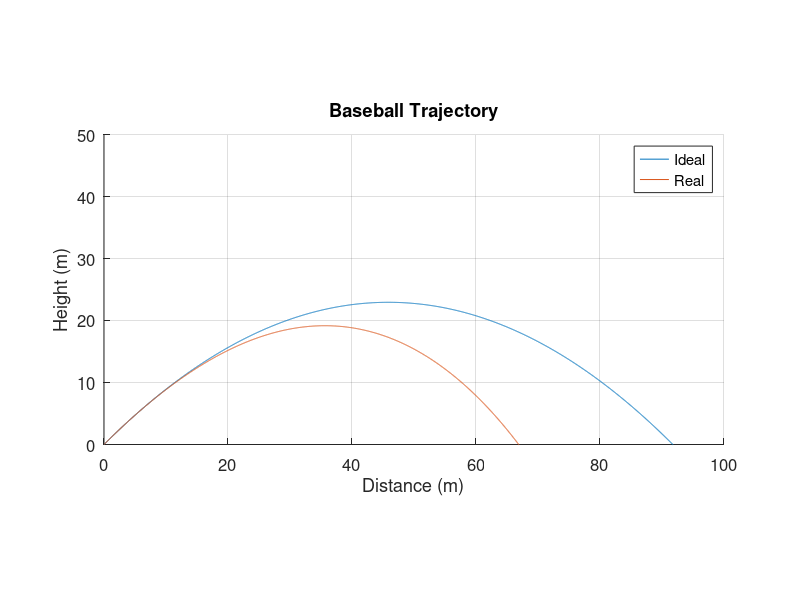
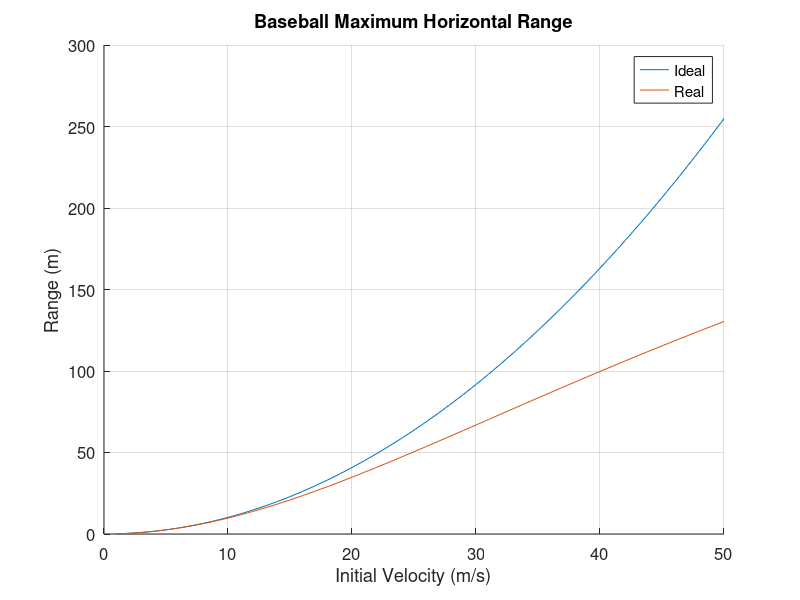

Recreate these plots in MATLAB, in order.
clear
close all

dt = 0.001;
t_f = 5;
n = t_f/dt;

g = 9.81;
rho = 1.29;
m = 0.149;
D = 0.0737;
A = pi*(D/2)^2;
c_d = 0.3;

%%
v_0 = 30;
theta_0 = 45;

v_x = [v_0*cosd(theta_0) zeros(1,n)];
v_y = [v_0*sind(theta_0) zeros(1,n)];

p_x = [zeros(1,n+1)];
p_y = [zeros(1,n+1)];

for i = 1:n
    p_x(i+1) = p_x(i) + v_x(i)*dt;
    p_y(i+1) = p_y(i) + v_y(i)*dt;

    F_d = 0.5*rho*(v_x(i)^2+v_y(i)^2)*c_d*A;
    theta = atan(v_y(i)/v_x(i));

    v_x(i+1) = v_x(i) - F_d/m*cos(theta)*dt;
    v_y(i+1) = v_y(i) - g*dt - F_d/m*sin(theta)*dt;
end

t = 0:dt:t_f;
s_x = v_0*cosd(theta_0)*t;
s_y = v_0*sind(theta_0)*t - 0.5*g*t.^2;

figure(1)
clf
hold on
plot(s_x,s_y)
plot(p_x,p_y)

grid on
axis equal
axis([0 100 0 50])
title('Baseball Trajectory')
xlabel('Distance (m)')
ylabel('Height (m)')
legend('Ideal','Real')
set(gca,'Fontsize',12)

%%
t_f = 10;
n = t_f/dt;

v_ = 1:1:50;
p_ = zeros(1,length(v_));

for j = 1:length(v_)
    v_0 = v_(j);
    theta_0 = 45;
    
    v_x = [v_0*cosd(theta_0) zeros(1,n)];
    v_y = [v_0*sind(theta_0) zeros(1,n)];
    
    p_x = [zeros(1,n+1)];
    p_y = [zeros(1,n+1)];
    
    for i = 1:n
        p_x(i+1) = p_x(i) + v_x(i)*dt;
        p_y(i+1) = p_y(i) + v_y(i)*dt;

        if p_y(i) < 0
            break
        end
    
        F_d = 0.5*rho*(v_x(i)^2+v_y(i)^2)*c_d*A;
        theta = atan(v_y(i)/v_x(i));
    
        v_x(i+1) = v_x(i) - F_d/m*cos(theta)*dt;
        v_y(i+1) = v_y(i) - g*dt - F_d/m*sin(theta)*dt;

    end

    p_(j) = p_x(i);
end

% coefs = polyfit(v_,p_,4);
% q = polyval(coefs,v_);

figure(2)
clf
hold on
plot(v_,v_.^2/g)
plot(v_,p_)
% plot(v_,q)

grid on
title('Baseball Maximum Horizontal Range')
xlabel('Initial Velocity (m/s)')
ylabel('Range (m)')
legend('Ideal','Real')
set(gca,'Fontsize',12)